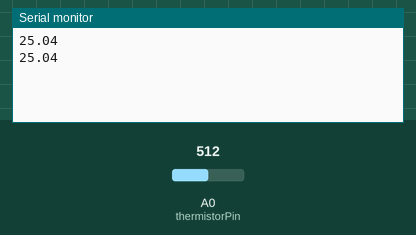
Bench run of a sketch on a simulated Arduino Uno, built with avr-gcc and run on an emulated ATmega328P. On the bench: the last lines printed to the serial monitor. The test bench sets the inputs (shaded band); at power-on: A0 (thermistorPin) = 512.

Above: at 3.8 s.
3.9 s: A0 (thermistorPin) set to 716
At 6.9 s:
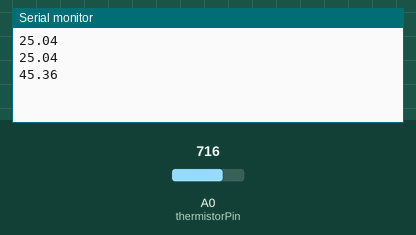
7.8 s: A0 (thermistorPin) set to 900
At 10.4 s:
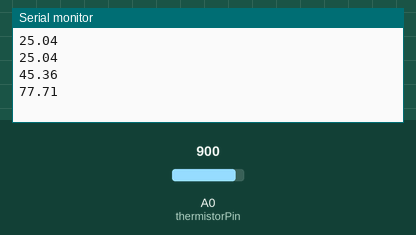
Timing chart, 0 to 11.9 s (numbered marks = the images above; inputs shaded):
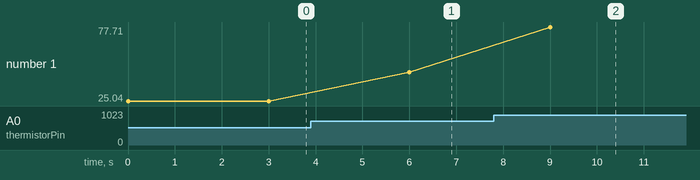

Measured:
- after the input at 3.9 s, the serial monitor: prints a new line after 2.1 s (image 1)
- after the input at 7.8 s, the serial monitor: prints a new line after 1.2 s (image 2)
- plotted number 1: 25.04 → 45.36 after the input at 3.9 s, 45.36 → 77.71 after the input at 7.8 s

The sketch:

Thermistor.ino
```cpp
// Definiera pinnen där thermistor är ansluten
const int thermistorPin = A0;

// Konstant för att konvertera från spänning till temperatur
const float BETA = 3950; // B-värde för thermistor 63000
const float THERMISTOR_NOMINAL = 10000; // Resistance vid 25°C
const float TEMPERATURE_NOMINAL = 25.0; // Nominal temperatur vid thermistor

void setup() {
  Serial.begin(9600); // Starta seriekommunikation
}

void loop() {
  int adcValue = analogRead(thermistorPin); // Läs ADC-värdet från thermistor
  float resistance = (1023.0 / adcValue - 1.0) * THERMISTOR_NOMINAL; // Beräkna resistance
  float temperature = 1.0 / (log(resistance / THERMISTOR_NOMINAL) / BETA + 1.0 / (TEMPERATURE_NOMINAL + 273.15)) - 273.15; // Beräkna temperatur i °C

  Serial.println(temperature, 2);


  delay(3000); // Vänta en sekund innan nästa mätning
}
```
